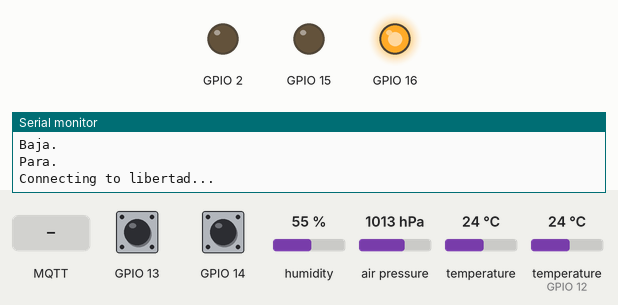
Simulated run of this sketch. Board: ESP8266 (NodeMCU). On the bench: output pins drawn as LEDs (lit = HIGH), the last lines printed to the serial monitor. Inputs (shaded band) come from the test bench; at power-on: GPIO 13 HIGH, GPIO 14 HIGH, humidity 55 %, air pressure 1013 hPa, temperature 24 °C, temperature (sensor on GPIO 12) 24 °C. WiFi joins after 1.5 s; servers stay silent unless stated; no MQTT or app messages arrive unless stated.

Above: at 13.2 s.
13.3 s: MQTT message "UP" arrives on the first subscribed topic
At 14.1 s:
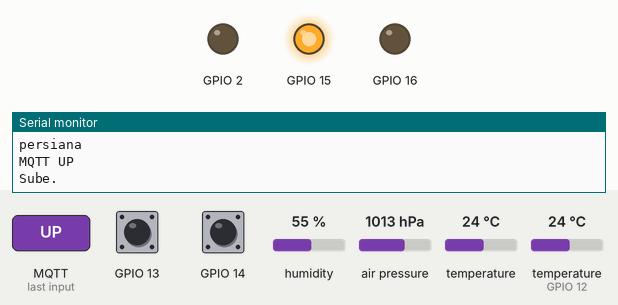
15.0 s: MQTT message "STOP" arrives on the first subscribed topic
At 18.9 s:
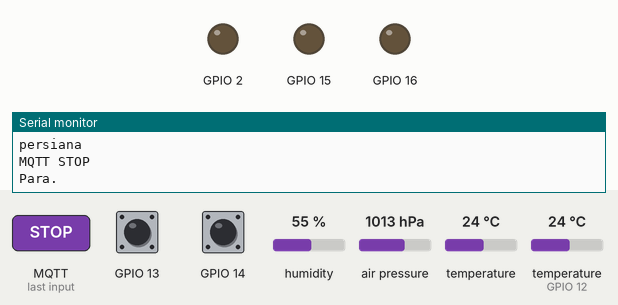
20.1 s: MQTT message "UP" arrives on the third subscribed topic
At 21.3 s:
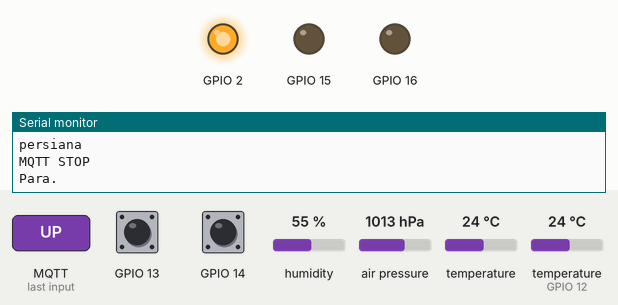
21.6 s: GPIO 13 pulled LOW for 0.15 s
At 21.72 s:
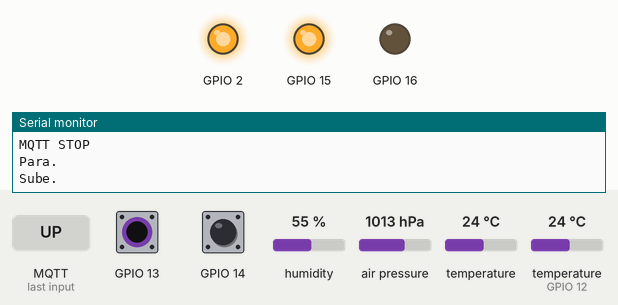
23.3 s: GPIO 14 pulled LOW for 0.15 s
At 24.0 s:
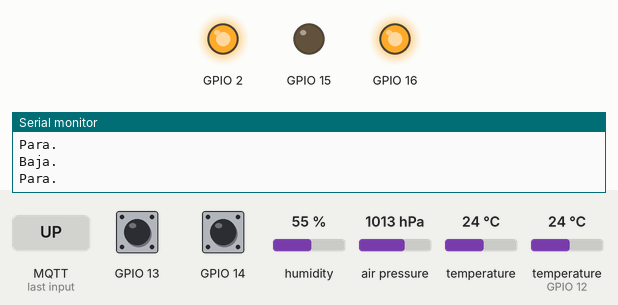
25.0 s: GPIO 13 pulled LOW for 1 s
At 26.6 s:
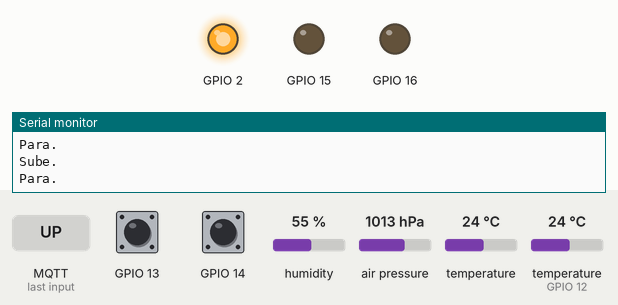
Timing chart, 0 to 28.1 s (numbered marks = the images above; inputs shaded):
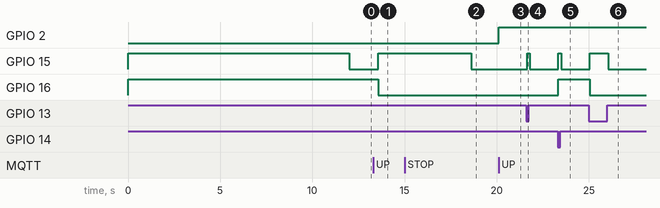

Measured:
- after the input at 13.3 s, GPIO 15: LOW → HIGH after 0.27 s; GPIO 16: HIGH → LOW after 0.27 s
- after the input at 15.0 s, GPIO 15: HIGH → LOW after 3.6 s
- after the input at 20.1 s, GPIO 2: LOW → HIGH at once
- after the input at 21.6 s, GPIO 15: LOW → HIGH after 0.05 s, → LOW 0.15 s later
- after the input at 23.3 s, GPIO 15: LOW → HIGH after 0.05 s, → LOW 0.15 s later; GPIO 16: LOW → HIGH after 0.05 s
- after the input at 25.0 s, GPIO 15: LOW → HIGH after 0.05 s, → LOW 1.0 s later; GPIO 16: HIGH → LOW after 0.05 s

The sketch:

iot_blinds_and_sensors.ino
```cpp
#include <Ticker.h>
#include <SFE_BMP180.h>
#include <Wire.h>
#include <ESP8266WiFi.h>
#include <PubSubClient.h>
#include <DHT.h>

void sensarBMP180();
void sensarDHT11();
void sensarLuz();
void sensarRSSI();
void persiana(int);

// Uso knolleary library para MQTT

// Problemas y mejoras:

// proximos pasos:

// usar gpio15, con internal pullup, como entrada de switch1

// Definir estados iniciales(!), cuando bootea o se resetea.

// definir 2 pines de salida para el combo de reles para la persiana.

// en cuanto a la persiana a efectos del 8266 defino 3 estados. SUBE, BAJA, PARA. Esto replica comportamiento via switch de hardware.
// estimo posicion basado en el tiempo que lleva moviendose, y la informo via MQTT
// me falta poder recibir un comando con la posicion y mover hasta ahi. tambien se puede hacer un lazo de control en openhab
// porque le envio feedback


// Sensor PIR

// Ver cuantos pines quedan disponibles como entradas/salidas.

// hay que definir los pines como entrada? por ahora funcionan sin definirlos pero puede fallar?

// agregar 2 o 3 alternativas de AP para que se conecte a alguno (mayor senial?)
// alternativas: WifiMulti o WiFImanager

// en el futuro pensar en que envie un solo json con todas las lecturas?
// es mas eficiente que mandar todo por separado? vale la pena siendo 220v powered?

// Instancio ticker para timer de n segundos de sensores
Ticker sensar;

// Para que mida la entrada ADC. Sino aparentemente mide Vin. Util para casos a bateria.
ADC_MODE(ADC_TOUT);

// instancio bmp180 presion y temperatura
SFE_BMP180 pressure;
#define ALTITUDE 30.0 // Altitude of Buenos Aires, meters.

// Declaro variables globales
const char *ssid            = "libertad";		         // cannot be longer than 32 characters!
const char *pass            = "";		         //
char* tempTopic             = "openhab/sensor1/temperature";     // topic to publish temperatures (DHT11) readings to
char* temp2Topic            = "openhab/sensor1/temperature2";    // topic to publish temperatures (bmp180) readings to
char* pressureTopic         = "openhab/sensor1/pressure";        // topic for barometric pressure
char* humidityTopic         = "openhab/sensor1/humidity";        // publish humidity readings
char* lightTopic            = "openhab/sensor1/light";           // Luz (LDR Analogico)
char* signalTopic           = "openhab/sensor1/rssi";            // nivel de senial wifi
char* switch1Topic          = "openhab/sensor1/switch/1";
char* switch1statusTopic    = "openhab/sensor1/switch/status/1";
char* estadopersianaTopic   = "openhab/sensor1/persiana/status";  // para que openhab sepa si la persiana esta subiendo o bajando a traves
char* posicionpersianaTopic = "openhab/sensor1/persiana/posicion"; // 0 a 100, posicion estimada persiana
char* mqtt_server           = "192.168.1.4";
char message_buff[100];
bool sensarahora;
bool cambiopin;
String pubString;
bool firstrun = true;

bool cambioenpersiana = false;
int comandopersiana;
float recorridopersiana = 10000.0; // Calculo 10 segundos de recorrido total de persiana. Esto hay que ajustarlo y calibrarlo para cada persiana.
int moviendo;
unsigned long iniciomovimiento;
int posicionpersiana = 100; // inicializo como 100, que es totalmente abajo, porque en setup() la bajo para arrancar
int posicionanterior = 100;
int posicionreporte = 100;

// instancio DHT
#define DHTTYPE DHT11 // DHT11 or DHT22
#define DHTPIN  12
DHT dht(DHTPIN, DHTTYPE, 11);
// fin DHT

// callback MQTT
void callback(char* topic, byte* payload, unsigned int length) {
  String sTopic;
  // no deberia tener serial println en este callback por un tema de blocking
  //Serial.print("Message arrived [");
  //Serial.print(topic);
  //Serial.print("] ");
  //for (int i = 0; i < length; i++) {
  //  Serial.print((char)payload[i]);
  //}
  //Serial.println();

  // Creo un string con payload
  // create character buffer with ending null terminator (string)
  int i = 0;
  for (i = 0; i < length; i++) {
    message_buff[i] = payload[i];
  }
  message_buff[i] = '\0';
  String msgString = String(message_buff);

  sTopic = String(topic);

  if (sTopic.equals("openhab/sensor1/persiana")) {
    // Recibi mensaje persiana
    Serial.println("persiana");
    // Los comandos de persiana son SUBE, BAJA y PARA
    if (msgString.equals("UP")) {
      Serial.println("MQTT UP");
      persiana(-1);
    } else if (msgString.equals("DOWN")) {
      Serial.println("MQTT DOWN");
      persiana(1);
    } else if (msgString.equals("STOP")) {
      Serial.println("MQTT STOP");
      persiana(0);
    } else
    {
      Serial.println("MQTT Persiana comando desconocido");
    }
    // Fin persiana
  }  // else if  (sTopic.equals("openhab/sensor1/persiana/posicion"))  { }

  else if (sTopic.equals("openhab/sensor1/switch/1")) {   // cambiar por variable switch1Topic (verificar!)
    // Recibi mensaje switch
    //Serial.println("switch1");
    // switch puede ser 0 o 1
    if ((char)payload[0] == '1') {
      //Serial.println("Switch 1 ON");
      switch1(1);
    } else { // Cualquier otra cosa, apago. Sirve por las dudas. A menos que sea "1" explicitamente, apago.
      //Serial.println("Switch 1 OFF");
      switch1(0);
    }
    // fin switch
  }
}

WiFiClient wclient;
PubSubClient mqttclient(wclient);

void sensarahorafunc()
{
  sensarahora = true;
}

void sensores() {
  sensarBMP180();
  sensarDHT11();
  sensarLuz();
  sensarRSSI();
}

void setup() {
  Serial.begin(115200);  // Setup console
  Serial.println("Consola start.");
  // Sensor presion bmp180
  Wire.begin(4, 5);
  Serial.println("Wire beginned, pines 4 y 5");

  if (pressure.begin())
    Serial.println("BMP180 init success");
  else
  {
    // Oops, something went wrong, this is usually a connection problem,
    // see the comments at the top of this sketch for the proper connections.
    Serial.println("BMP180 init fail\n\n");
    while (1); // Pause forever.
  }
  // sensor presion fin

  dht.begin();
  delay(10);
  Serial.println();

  // Lectura LUZ
  pinMode(A0, INPUT);

  // arranco el ticker
  // Cada 60 segundos llamo a la funcion sensar
  sensar.attach(60, sensarahorafunc);

  // Seteo pines entrada persiana
  pinMode(13, INPUT_PULLUP);
  pinMode(14, INPUT_PULLUP);
  // IRQ en pines de entradas. para leer interruptores
  attachInterrupt(14, pinPersianaChanged, CHANGE); // funciona, subir persiana
  attachInterrupt(13, pinPersianaChanged, CHANGE); // funciona, bajar persiana


   // esto funciona perfecto, pero estoy usando pin 15 para controlar la persiana
  //pinMode(15,INPUT_PULLUP);
  //attachInterrupt(15,  pinChanged, CHANGE); // probar

  cambiopin = false;

  // mqtt version knolleary
  mqttclient.setServer(mqtt_server, 1883);

  // uso el led interno como display
  pinMode(2, OUTPUT);

  // prueba pines salida persiana. No puedo usar gpio09 y gpio10 porque los usa la FLASH
  pinMode(16, OUTPUT);
  pinMode(15,OUTPUT);


  // Como parte de la inicializacion, bajo la persiana por completo y seteo el estado inicial en 0%
  // Informo este 0% via MQTT
  // una ventaja adicional de esto es que en caso de corte de luz, al volver todas las persianas se bajan.
  persiana(1);
  delay(recorridopersiana * 1.2); // Le doy cierto margen para asegurar que esta totalmente baja
  persiana(0);

} // Fin SETUP

void loop() {
  if (WiFi.status() != WL_CONNECTED) {
    Serial.print("Connecting to ");
    Serial.print(ssid);
    Serial.println("...");
    WiFi.begin(ssid, pass);
    if (WiFi.waitForConnectResult() != WL_CONNECTED)
      return;
    Serial.println("WiFi connected");
    Serial.println(WiFi.localIP());
  }

  if (WiFi.status() == WL_CONNECTED) {
    if (!mqttclient.connected()) {
      if (mqttclient.connect("sensor1", "sensores", "")) {
        Serial.println("MQTT Client connected");
        mqttclient.setCallback(callback);
        mqttclient.subscribe("openhab/sensor1/persiana");
        mqttclient.subscribe("openhab/sensor1/persiana/posicion");
        mqttclient.subscribe("openhab/sensor1/switch/1");
      }
    }
    if (mqttclient.connected())
      mqttclient.loop();
  }

  if (sensarahora) {
    //Serial.println("Ahora deberia sensar");
    sensores();
    sensarahora = false;
  }

  // Solo primera corrida para que no tarde en informar cosas cuando se corta la luz
  if (firstrun) {
    delay(5000);  // puse esto porque a veces MQTT tarda unos segundos en conectar
    sensores();
    // Informo estado de persiana como 100% (totalmente abajo)
    mqttclient.publish(posicionpersianaTopic, "100");
    firstrun = false;
  }

  ///// persiana. detecto en ISR que cambiaron los pines y obro en consecuencia
  if (cambioenpersiana) {
    // Determino la configuracion actual de los dos pines para saber que tengo que hacer
    // 00 Stop
    // 10 Subir
    // 01 Bajar
    // 11 Ambos. Error. Lo tengo que tomar como STOP, por las dudas

    delay(50); // debouncing
    // Leo estado de las entradas
    int pinSubir = digitalRead(13);
    int pinBajar = digitalRead(14);

    if (pinSubir == HIGH && pinBajar == LOW) {
      persiana(1);
    } else if (pinBajar == HIGH && pinSubir == LOW) {
      persiana(-1);
    } else
    {
      persiana(0);   // Si no es subir ni bajar, es parar.
    }
    cambioenpersiana = false;
  }
  //// fin persiana

  // primer intento de estimar posicion persiana
  if (moviendo == 1 || moviendo == -1) {

    float a = ((millis() - iniciomovimiento) / recorridopersiana) * 100;
    posicionpersiana = posicionanterior + (moviendo * a);

    if (posicionpersiana > 100) {
      posicionpersiana = 100;  // revisar estos topes
    }
    if (posicionpersiana < 0)   {
      posicionpersiana = 0;
    }

    if (abs(posicionpersiana - posicionreporte) >= 1) {
      // cambio 2 o mas %, informo
      posicionreporte = posicionpersiana; // actualizo referencia para volver a informar cuando me aleje 2%
      pubString = String(posicionpersiana);
      pubString.toCharArray(message_buff, pubString.length() + 1);
      mqttclient.publish(posicionpersianaTopic, message_buff);
    }
  } // estime posicion persiana


  // Switch digital
  if (cambiopin) {
      delay(50); // debounce
      int pinNueve = digitalRead(15);
      switch1(pinNueve);
      cambiopin=false;
  }

  delay(0); // para que el OS pueda correr sus cosas, como wifi
} // Fin Loop.

void sensarBMP180() {
  /// Temperatura y Presion (BMP180)
  char status;
  double T, P, p0;

  status = pressure.startTemperature();
  if (status != 0)
  {
    // Wait for the measurement to complete:
    delay(status);

    // Retrieve the completed temperature measurement:
    // Note that the measurement is stored in the variable T.
    // Function returns 1 if successful, 0 if failure.

    status = pressure.getTemperature(T);
    if (status != 0)
    {
      // Print out the measurement:
      Serial.print("temperature: ");
      Serial.print(T, 2);
      Serial.println(" deg C, ");

      // Start a pressure measurement:
      // The parameter is the oversampling setting, from 0 to 3 (highest res, longest wait).
      // If request is successful, the number of ms to wait is returned.
      // If request is unsuccessful, 0 is returned.

      status = pressure.startPressure(3);
      if (status != 0)
      {
        // Wait for the measurement to complete:
        delay(status);

        // Retrieve the completed pressure measurement:
        // Note that the measurement is stored in the variable P.
        // Note also that the function requires the previous temperature measurement (T).
        // (If temperature is stable, you can do one temperature measurement for a number of pressure measurements.)
        // Function returns 1 if successful, 0 if failure.

        status = pressure.getPressure(P, T);
        if (status != 0)
        {
          // Print out the measurement:
          Serial.print("absolute pressure: ");
          Serial.print(P, 2);
          Serial.print(" mb, ");

          // The pressure sensor returns abolute pressure, which varies with altitude.
          // To remove the effects of altitude, use the sealevel function and your current altitude.
          // This number is commonly used in weather reports.
          // Parameters: P = absolute pressure in mb, ALTITUDE = current altitude in m.
          // Result: p0 = sea-level compensated pressure in mb

          p0 = pressure.sealevel(P, ALTITUDE); // we're at 1655 meters (Boulder, CO)
          Serial.print("relative (sea-level) pressure: ");
          Serial.print(p0, 2);
          Serial.print(" mb, ");

          // On the other hand, if you want to determine your altitude from the pressure reading,
          // use the altitude function along with a baseline pressure (sea-level or other).
          // Parameters: P = absolute pressure in mb, p0 = baseline pressure in mb.
          // Result: a = altitude in m.

          //a = pressure.altitude(P,p0);
          //Serial.print("computed altitude: ");
          //Serial.print(a,0);
          //Serial.print(" meters, ");
        }
        else Serial.println("error retrieving pressure measurement\n");
      }
      else Serial.println("error starting pressure measurement\n");
    }
    else Serial.println("error retrieving temperature measurement\n");
  }
  else Serial.println("error starting temperature measurement\n");

  // publico a MQTT temperatura y presion de BMP180
  pubString = String(T);
  pubString.toCharArray(message_buff, pubString.length() + 1);
  mqttclient.publish(temp2Topic, message_buff);

  pubString = String(P);
  pubString.toCharArray(message_buff, pubString.length() + 1);
  mqttclient.publish(pressureTopic, message_buff);
}

void sensarDHT11() {
  // DHT
  float h, t;

  Serial.println("checking DHT");
  h = dht.readHumidity();
  t = dht.readTemperature();

  // h = h*1.23;
  // t = t*1.1;

  // Check if any reads failed and exit early (to try again).
  if (isnan(h) || isnan(t)) {
    Serial.println("Failed to read from DHT sensor!");
  } else {  // Ojo que esto puede ocultar errores de lectura

    Serial.print("Temp: ");
    Serial.print(t);
    Serial.print(" HR: ");
    Serial.println(h);

    //char* tString = f2s(t,0);
    //char* hString = f2s(h,0);

    pubString = String(t);
    pubString.toCharArray(message_buff, pubString.length() + 1);
    mqttclient.publish(tempTopic, message_buff);

    pubString = String(h);
    pubString.toCharArray(message_buff, pubString.length() + 1);
    mqttclient.publish(humidityTopic, message_buff);
    // fin DHT
  }
}

void sensarLuz() {
  int lightsensor;
  //Serial.println("Leyendo valor Luz");
  lightsensor = analogRead(A0);
  pubString = String(lightsensor);
  pubString.toCharArray(message_buff, pubString.length() + 1);
  mqttclient.publish(lightTopic, message_buff);
  Serial.print("Valor Luz: ");
  Serial.println(lightsensor);
}

void sensarRSSI() {
  int32_t rssi = WiFi.RSSI();
  Serial.print("RSSI: ");
  Serial.print(rssi);
  Serial.println("dBm");
  pubString = String(rssi);
  pubString.toCharArray(message_buff, pubString.length() + 1);
  mqttclient.publish(signalTopic, message_buff);
}

void pinChanged()  // Callback IRQ para otros inputs que no sean los 2 de persiana
{
  cambiopin = true;
}

// Hay una especie de FSM de la persiana, con 3 estados. Subiendo, Bajando, STOP.
// Se cambia de un estado a otro tanto por comando fisico (2 pines) como logico (MQTT)
void pinPersianaChanged() // Rutina de callback de IRQ de los dos pines de entrada de persiana
{
  cambioenpersiana = true; // solo notifico a loop()
}

// Esta funcion activa los pines de salida para que la persiana suba/baje/pare
void persiana(int mov) {
  if (mov == 0) {
    // modifico pines de salida para que la persiana pare
    Serial.println("Para.");
    mqttclient.publish(estadopersianaTopic, "PARADA");
    // codigo para acomodar los pines
    /////////digitalWrite(15,HIGH); irrelevante
    digitalWrite(15,LOW); // energia apagada
    //
    moviendo = 0;
  }
  if (mov == -1) {
    // modifico pines de salida para que la persiana suba
    Serial.println("Sube.");
    mqttclient.publish(estadopersianaTopic, "SUBIENDO");
    // codigo para acomodar los pines
    digitalWrite(16,LOW);
    digitalWrite(15,HIGH); // energia prendida
    //
    moviendo = -1;
    iniciomovimiento = millis();
    posicionanterior = posicionpersiana;
    posicionreporte = posicionpersiana;

  }
  if (mov == 1) {
    // modifico pines de salida para que la persiana baje
    Serial.println("Baja.");
    mqttclient.publish(estadopersianaTopic, "BAJANDO");
    // codigo para acomodar los pines

     digitalWrite(16,HIGH);
    digitalWrite(15,HIGH); // energia prendida
    //
    moviendo = 1;
    iniciomovimiento = millis();
    posicionanterior = posicionpersiana;
    posicionreporte = posicionpersiana; // una referencia para ir reportando via MQTT
  }
}

// la llamo desde el callback de MQTT y tambien deberia llamarla desde el callback del IRQ del pin que corresponda
void switch1(int orden) {
  if (orden) {
    //Serial.println("Enciendo el switch.");
    mqttclient.publish(switch1statusTopic, "ON");  // si es el mismo topic lo leo yo mismo, asi que aviso en otro
    digitalWrite(2, LOW);   // turn the LED on (HIGH is the voltage level)
  } else // si no es ON, es OFF
  {
    //Serial.println("Apago el switch.");
    mqttclient.publish(switch1statusTopic, "OFF");
    digitalWrite(2, HIGH);   // turn the LED on (HIGH is the voltage level)
  }
}
```
